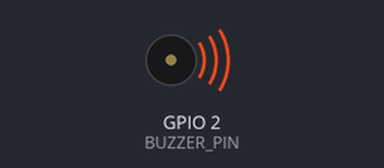
Recording of a sketch running on a simulated ESP32. Shown: buzzer (waves = sounding).

Above: at 0.5 s.
Timing chart, 0 to 4.6 s (numbered marks = the images above):
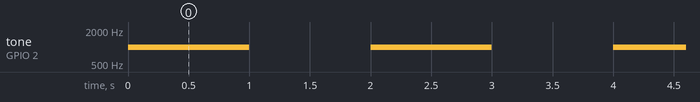

The sketch:

Buzzer_Passive.ino
```cpp
#define BUZZER_PIN 2

void setup() {
  pinMode(BUZZER_PIN, OUTPUT);
}

void loop() {
  // Generate a square wave with a frequency of 1000 Hz
  tone(BUZZER_PIN, 1000); // You can adjust the frequency as needed
  delay(1000); // Sound the buzzer for 1 second
  noTone(BUZZER_PIN); // Turn off the buzzer
  delay(1000); // Wait for 1 second before next tone
}
```

Measured:
- by itself, tone on GPIO 2 (BUZZER_PIN): alternates 1000 Hz for 1.0 s and silent for 1.0 s
